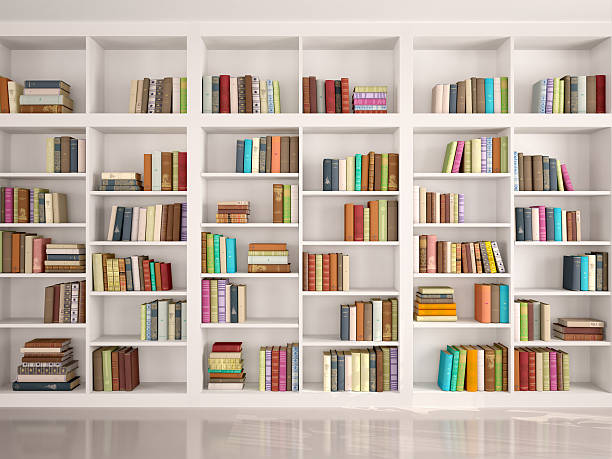
#> input picture image/bookshelf_04.jpg, 612 x 459 px, found by its file name
$ python test_colorRecognition.py
#> lines starting #> are read from the running program, lines starting #| are printed output that depends on the picture; after the words box and inside, x2 and y2 are one past the last pixel; in counts of white or black regions, pixels touching at a corner belong together
# Reference Page : https://webnautes.tistory.com/1246

import cv2 as cv
import numpy as np

hsv = 0
lower_color1 = 0
upper_color1 = 0
lower_color2 = 0
upper_color2 = 0
lower_color3 = 0
upper_color3 = 0


# sv조절하기위해 트랙바 생성을 위한 공함수
def nothing(x):
    pass


# [52 lines left out: function mouse_callback, not called in this run]


cv.namedWindow('img_color')
cv.setMouseCallback('img_color', mouse_callback)

# [7 lines of commented-out code are left out]


while (True):
    # ret, img_color = cap.read() # 이미지를 웹캠으로부터 캡쳐하도록 한다. 조명의 영향을 더욱 많이 받음
    path = "C:/Users/DELL/PycharmProjects/Object-detection/image/bookshelf_04.jpg"
    img_color = cv.imread(path, cv.IMREAD_COLOR)
#> img_color is the input picture: shape (459, 612, 3); mean B, G, R 164.8, 176.3, 190.1
    cv.imshow('origin', img_color)
    cv.waitKey(0)

    height, width = img_color.shape[:2]
#> height = 459; width = 612
    img_color = cv.resize(img_color, (width, height), interpolation=cv.INTER_AREA)
    cv.imshow('resized', img_color)
    cv.waitKey(0)

    # 원본 영상을 HSV 영상으로 변환합니다.
    img_hsv = cv.cvtColor(img_color, cv.COLOR_BGR2HSV)
#> img_hsv: shape (459, 612, 3); mean H, S, V 21.5, 46.8, 192.4

    # 범위 값으로 HSV 이미지에서 마스크를 생성합니다.
    img_mask1 = cv.inRange(img_hsv, lower_color1, upper_color1)
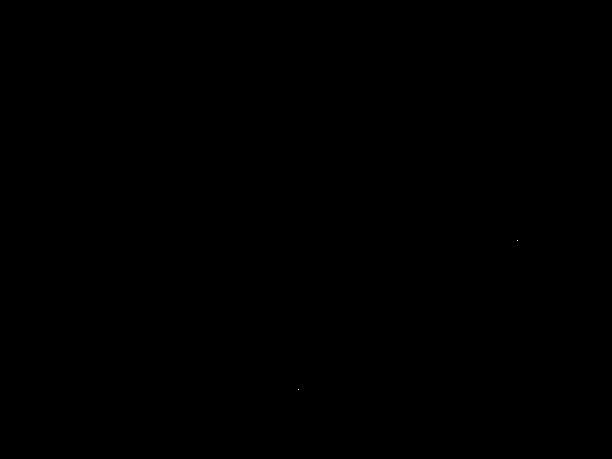
#> img_mask1: shape (459, 612); 0% white in thin lines or dots, all inside (x1, y1, x2, y2) = (298, 240, 518, 390)
    img_mask2 = cv.inRange(img_hsv, lower_color2, upper_color2)
    img_mask3 = cv.inRange(img_hsv, lower_color3, upper_color3)
    img_mask = img_mask1 | img_mask2 | img_mask3

    # img_result의 노이즈 제거하기(모폴로지 연산 이용)
    # kernel = np.ones((3, 3), np.uint8)
    kernel = cv.getStructuringElement(cv.MORPH_ELLIPSE, (5,5))

    img_mask = cv.morphologyEx(img_mask, cv.MORPH_OPEN, kernel)
#> img_mask: shape (459, 612); every value is 0
    img_mask = cv.morphologyEx(img_mask, cv.MORPH_CLOSE, kernel)

    # 마스크 이미지로 원본 이미지에서 범위값에 해당되는 영상 부분을 획득합니다.
    img_result = cv.bitwise_and(img_color, img_color, mask=img_mask)
#> img_result: shape (459, 612, 3); every value is 0

    # 물체 위치 추적 코드(Labeling 필요 -> 중심좌표, 영역크기, 외곽박스 좌표를 얻을 수 있음)
    numOfLabels, img_label, stats, centroids = cv.connectedComponentsWithStats(img_mask)
#> img_label: shape (459, 612) int32; every value is 0
#> numOfLabels = 1; stats = [[0, 0, 612, 459, 280908]]; centroids = [[305.5, 229]]

    for idx, centroid in enumerate(centroids):
        if stats[idx][0] == 0 and stats[idx][0] == 0:
            continue

        if np.any(np.isnan(centroid)):
            continue

        x, y, width, height, area = stats[idx] # 사각영역
        centerX, centerY = int(centroid[0]), int(centroid[1])

        if area > 50:  # 노이즈로 인해 검출된 작은 물체를 제거하기 위해 물체의 크기가 50 이상인 경우만 반환하기 (테스트하면서 조절필요)
            cv.circle(img_color, (centerX, centerY), 10, (0, 0, 255), 10)  # 중심점
            cv.rectangle(img_color, (x, y), (x + width, y + height), (0, 0, 255))  # 사각형으로 물체 잡아주기
#> this loop made 1 pass

    cv.imshow('img_color', img_color)
    cv.imshow('img_mask', img_mask)
    cv.imshow('img_result', img_result)

    # ESC 키누르면 종료
    if cv.waitKey(1) & 0xFF == 27:
#> (key Esc is pressed here)
        break

cv.destroyAllWindows()
